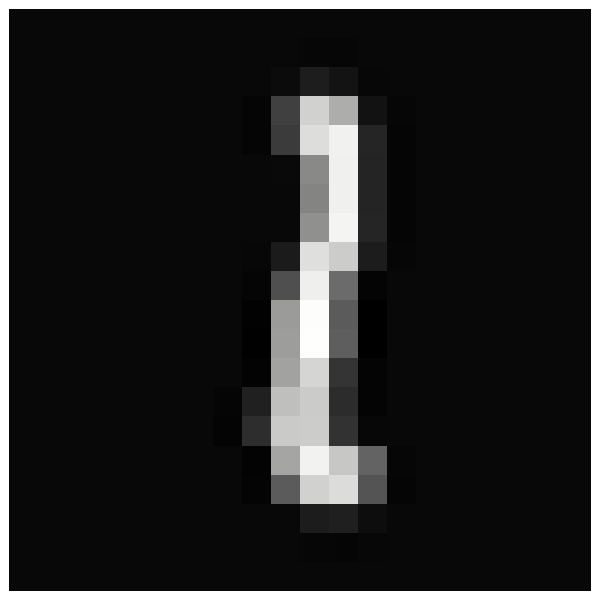
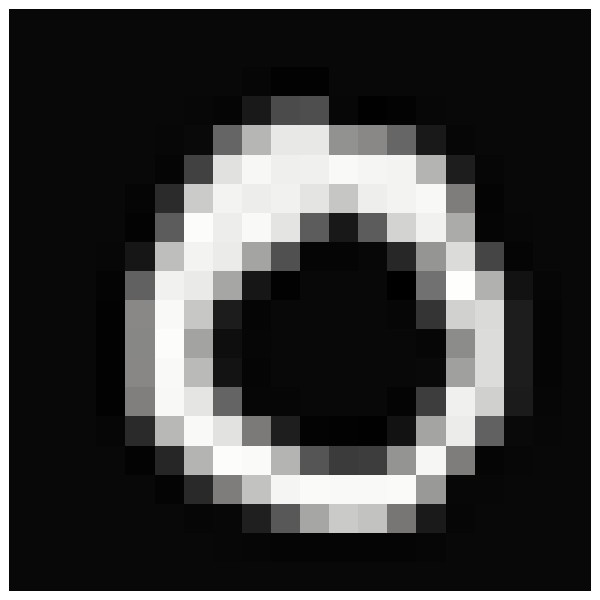
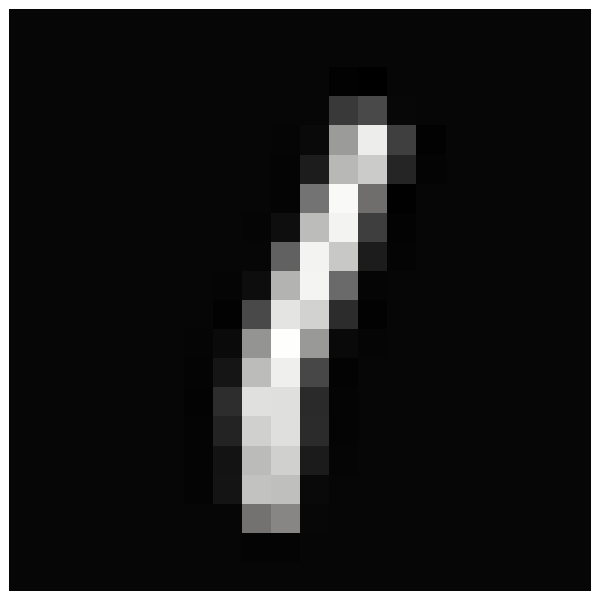
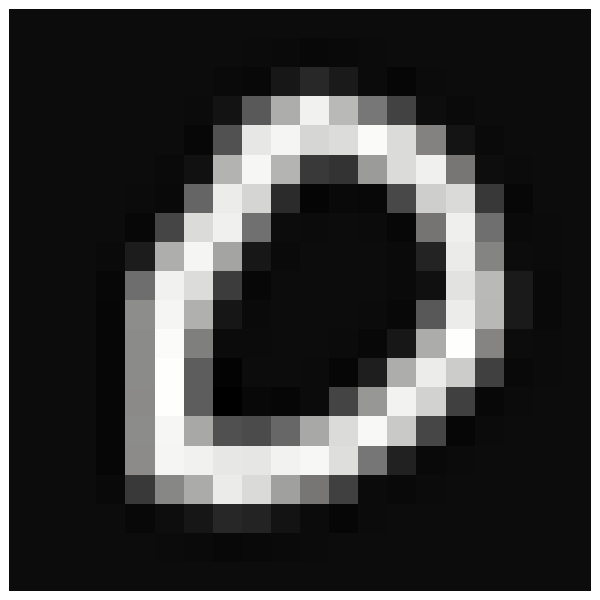

Source (notebook cell) for these figures, in order:
### Code cell
fig = make_subplots(rows=1 , cols=1,
                   vertical_spacing=0.002,
                   horizontal_spacing=0.002)

for i in range(m):
    
    print('Displaying Example Image');
    
    fig.add_trace( go.Heatmap( z=np.flip(np.transpose(np.reshape((X[rp[i]] ), [20,20] )), axis =0 ),
                               showscale=False, colorscale='Gray'
                            ), 
                       row=1, col=1   )
    
    fig.update_yaxes(showticklabels=False)
    fig.update_xaxes(showticklabels=False)
    
    fig.update_layout(margin = dict(t=9,r=9,b=9,l=9),
                      showlegend = False,
                      width = 600, height = 600,
                      autosize = True
                     )

    fig.show()
    
    pred = predict(Theta1, Theta2, np.reshape(X[rp[i],:] , [1,400]  ))
    
    print(f'Neural Network Prediction: {pred} (digit {pred%10 })', );
    
    
    s = input('Paused - press enter to continue, q to exit:')
    if s == 'q':
        break

### Figure 1 — Plotly figure (JSON) as saved in the notebook; plotly's stock layout.template omitted (floating-point values rounded to 4 significant figures; data arrays with more than 128 entries replaced by an {"elided": "..."} marker saying what was removed)
{"data": [{"colorscale": [[0, "rgb(0, 0, 0)"], [0.09091, "rgb(16, 16, 16)"], [0.1818, "rgb(38, 38, 38)"], [0.2727, "rgb(59, 59, 59)"], [0.3636, "rgb(81, 80, 80)"], [0.4545, "rgb(102, 101, 101)"], [0.5455, "rgb(124, 123, 122)"], [0.6364, "rgb(146, 146, 145)"], [0.7273, "rgb(171, 171, 170)"], [0.8182, "rgb(197, 197, 195)"], [0.9091, "rgb(224, 224, 223)"], [1, "rgb(254, 254, 253)"]], "showscale": false, "type": "heatmap", "xaxis": "x", "yaxis": "y", "z": {"elided": "20x20 float values"}}], "layout": {"autosize": true, "height": 600, "margin": {"b": 9, "l": 9, "r": 9, "t": 9}, "showlegend": false, "width": 600, "xaxis": {"anchor": "y", "autorange": true, "domain": [0, 1], "range": [-0.5, 19.5], "showticklabels": false}, "yaxis": {"anchor": "x", "autorange": true, "domain": [0, 1], "range": [-0.5, 19.5], "showticklabels": false}}}

### Figure 2 — Plotly figure (JSON) as saved in the notebook; plotly's stock layout.template omitted (floating-point values rounded to 4 significant figures; data arrays with more than 128 entries replaced by an {"elided": "..."} marker saying what was removed)
{"data": [{"colorscale": [[0, "rgb(0, 0, 0)"], [0.09091, "rgb(16, 16, 16)"], [0.1818, "rgb(38, 38, 38)"], [0.2727, "rgb(59, 59, 59)"], [0.3636, "rgb(81, 80, 80)"], [0.4545, "rgb(102, 101, 101)"], [0.5455, "rgb(124, 123, 122)"], [0.6364, "rgb(146, 146, 145)"], [0.7273, "rgb(171, 171, 170)"], [0.8182, "rgb(197, 197, 195)"], [0.9091, "rgb(224, 224, 223)"], [1, "rgb(254, 254, 253)"]], "showscale": false, "type": "heatmap", "xaxis": "x", "yaxis": "y", "z": {"elided": "20x20 float values"}}, {"colorscale": [[0, "rgb(0, 0, 0)"], [0.09091, "rgb(16, 16, 16)"], [0.1818, "rgb(38, 38, 38)"], [0.2727, "rgb(59, 59, 59)"], [0.3636, "rgb(81, 80, 80)"], [0.4545, "rgb(102, 101, 101)"], [0.5455, "rgb(124, 123, 122)"], [0.6364, "rgb(146, 146, 145)"], [0.7273, "rgb(171, 171, 170)"], [0.8182, "rgb(197, 197, 195)"], [0.9091, "rgb(224, 224, 223)"], [1, "rgb(254, 254, 253)"]], "showscale": false, "type": "heatmap", "xaxis": "x", "yaxis": "y", "z": {"elided": "20x20 float values"}}], "layout": {"autosize": true, "height": 600, "margin": {"b": 9, "l": 9, "r": 9, "t": 9}, "showlegend": false, "width": 600, "xaxis": {"anchor": "y", "autorange": true, "domain": [0, 1], "range": [-0.5, 19.5], "showticklabels": false}, "yaxis": {"anchor": "x", "autorange": true, "domain": [0, 1], "range": [-0.5, 19.5], "showticklabels": false}}}

### Figure 3 — Plotly figure (JSON) as saved in the notebook; plotly's stock layout.template omitted (floating-point values rounded to 4 significant figures; data arrays with more than 128 entries replaced by an {"elided": "..."} marker saying what was removed)
{"data": [{"colorscale": [[0, "rgb(0, 0, 0)"], [0.09091, "rgb(16, 16, 16)"], [0.1818, "rgb(38, 38, 38)"], [0.2727, "rgb(59, 59, 59)"], [0.3636, "rgb(81, 80, 80)"], [0.4545, "rgb(102, 101, 101)"], [0.5455, "rgb(124, 123, 122)"], [0.6364, "rgb(146, 146, 145)"], [0.7273, "rgb(171, 171, 170)"], [0.8182, "rgb(197, 197, 195)"], [0.9091, "rgb(224, 224, 223)"], [1, "rgb(254, 254, 253)"]], "showscale": false, "type": "heatmap", "xaxis": "x", "yaxis": "y", "z": {"elided": "20x20 float values"}}, {"colorscale": [[0, "rgb(0, 0, 0)"], [0.09091, "rgb(16, 16, 16)"], [0.1818, "rgb(38, 38, 38)"], [0.2727, "rgb(59, 59, 59)"], [0.3636, "rgb(81, 80, 80)"], [0.4545, "rgb(102, 101, 101)"], [0.5455, "rgb(124, 123, 122)"], [0.6364, "rgb(146, 146, 145)"], [0.7273, "rgb(171, 171, 170)"], [0.8182, "rgb(197, 197, 195)"], [0.9091, "rgb(224, 224, 223)"], [1, "rgb(254, 254, 253)"]], "showscale": false, "type": "heatmap", "xaxis": "x", "yaxis": "y", "z": {"elided": "20x20 float values"}}, {"colorscale": [[0, "rgb(0, 0, 0)"], [0.09091, "rgb(16, 16, 16)"], [0.1818, "rgb(38, 38, 38)"], [0.2727, "rgb(59, 59, 59)"], [0.3636, "rgb(81, 80, 80)"], [0.4545, "rgb(102, 101, 101)"], [0.5455, "rgb(124, 123, 122)"], [0.6364, "rgb(146, 146, 145)"], [0.7273, "rgb(171, 171, 170)"], [0.8182, "rgb(197, 197, 195)"], [0.9091, "rgb(224, 224, 223)"], [1, "rgb(254, 254, 253)"]], "showscale": false, "type": "heatmap", "xaxis": "x", "yaxis": "y", "z": {"elided": "20x20 float values"}}], "layout": {"autosize": true, "height": 600, "margin": {"b": 9, "l": 9, "r": 9, "t": 9}, "showlegend": false, "width": 600, "xaxis": {"anchor": "y", "autorange": true, "domain": [0, 1], "range": [-0.5, 19.5], "showticklabels": false}, "yaxis": {"anchor": "x", "autorange": true, "domain": [0, 1], "range": [-0.5, 19.5], "showticklabels": false}}}

### Figure 4 — Plotly figure (JSON) as saved in the notebook; plotly's stock layout.template omitted (floating-point values rounded to 4 significant figures; data arrays with more than 128 entries replaced by an {"elided": "..."} marker saying what was removed)
{"data": [{"colorscale": [[0, "rgb(0, 0, 0)"], [0.09091, "rgb(16, 16, 16)"], [0.1818, "rgb(38, 38, 38)"], [0.2727, "rgb(59, 59, 59)"], [0.3636, "rgb(81, 80, 80)"], [0.4545, "rgb(102, 101, 101)"], [0.5455, "rgb(124, 123, 122)"], [0.6364, "rgb(146, 146, 145)"], [0.7273, "rgb(171, 171, 170)"], [0.8182, "rgb(197, 197, 195)"], [0.9091, "rgb(224, 224, 223)"], [1, "rgb(254, 254, 253)"]], "showscale": false, "type": "heatmap", "xaxis": "x", "yaxis": "y", "z": {"elided": "20x20 float values"}}, {"colorscale": [[0, "rgb(0, 0, 0)"], [0.09091, "rgb(16, 16, 16)"], [0.1818, "rgb(38, 38, 38)"], [0.2727, "rgb(59, 59, 59)"], [0.3636, "rgb(81, 80, 80)"], [0.4545, "rgb(102, 101, 101)"], [0.5455, "rgb(124, 123, 122)"], [0.6364, "rgb(146, 146, 145)"], [0.7273, "rgb(171, 171, 170)"], [0.8182, "rgb(197, 197, 195)"], [0.9091, "rgb(224, 224, 223)"], [1, "rgb(254, 254, 253)"]], "showscale": false, "type": "heatmap", "xaxis": "x", "yaxis": "y", "z": {"elided": "20x20 float values"}}, {"colorscale": [[0, "rgb(0, 0, 0)"], [0.09091, "rgb(16, 16, 16)"], [0.1818, "rgb(38, 38, 38)"], [0.2727, "rgb(59, 59, 59)"], [0.3636, "rgb(81, 80, 80)"], [0.4545, "rgb(102, 101, 101)"], [0.5455, "rgb(124, 123, 122)"], [0.6364, "rgb(146, 146, 145)"], [0.7273, "rgb(171, 171, 170)"], [0.8182, "rgb(197, 197, 195)"], [0.9091, "rgb(224, 224, 223)"], [1, "rgb(254, 254, 253)"]], "showscale": false, "type": "heatmap", "xaxis": "x", "yaxis": "y", "z": {"elided": "20x20 float values"}}, {"colorscale": [[0, "rgb(0, 0, 0)"], [0.09091, "rgb(16, 16, 16)"], [0.1818, "rgb(38, 38, 38)"], [0.2727, "rgb(59, 59, 59)"], [0.3636, "rgb(81, 80, 80)"], [0.4545, "rgb(102, 101, 101)"], [0.5455, "rgb(124, 123, 122)"], [0.6364, "rgb(146, 146, 145)"], [0.7273, "rgb(171, 171, 170)"], [0.8182, "rgb(197, 197, 195)"], [0.9091, "rgb(224, 224, 223)"], [1, "rgb(254, 254, 253)"]], "showscale": false, "type": "heatmap", "xaxis": "x", "yaxis": "y", "z": {"elided": "20x20 float values"}}], "layout": {"autosize": true, "height": 600, "margin": {"b": 9, "l": 9, "r": 9, "t": 9}, "showlegend": false, "width": 600, "xaxis": {"anchor": "y", "autorange": true, "domain": [0, 1], "range": [-0.5, 19.5], "showticklabels": false}, "yaxis": {"anchor": "x", "autorange": true, "domain": [0, 1], "range": [-0.5, 19.5], "showticklabels": false}}}
